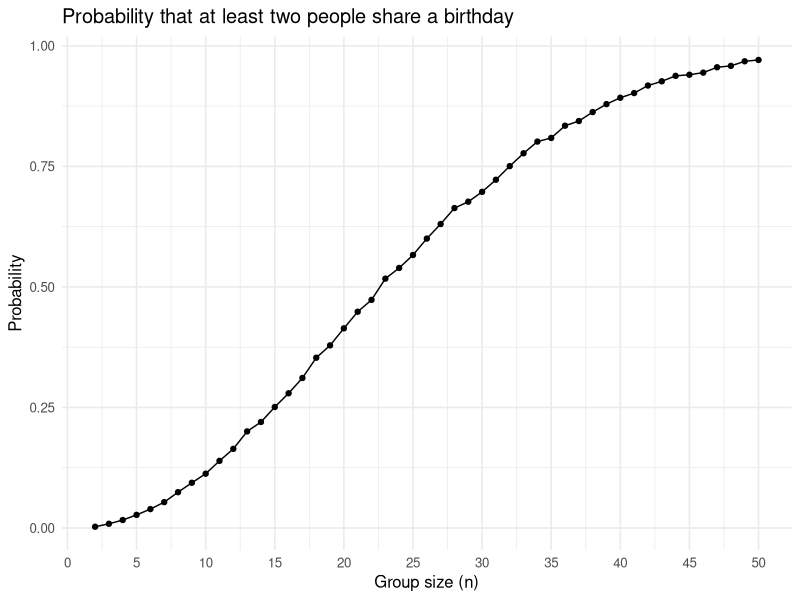

The R source for this figure:
## ---- chunk 1
library(tidyverse)

set.seed(235)
## ---- chunk 2
duplicate_birthday <- function(n) {
birthdays <- sample(1:365, size = n, replace = TRUE)
any(duplicated(birthdays))
}
## ---- chunk 3
duplicate_birthday(2)
duplicate_birthday(23)
duplicate_birthday(50)
## ---- chunk 4
n <- 2:50
repeats <- 10000

prob <- numeric(length(n))

for (i in seq_along(n)) {
  group_size <- n[i]
  prob[i] <- mean(replicate(repeats, duplicate_birthday(group_size)))
}

prob_list <- tibble(n = n, probability = prob)

## ---- chunk 5
ggplot(prob_list, aes(x = n, y = prob)) +
geom_line() +
geom_point() +
scale_x_continuous(breaks = seq(0, 50, by = 5)) +
labs(title = "Probability that at least two people share a birthday",
x = "Group size (n)",
y = "Probability") +
theme_minimal(base_size = 12)
